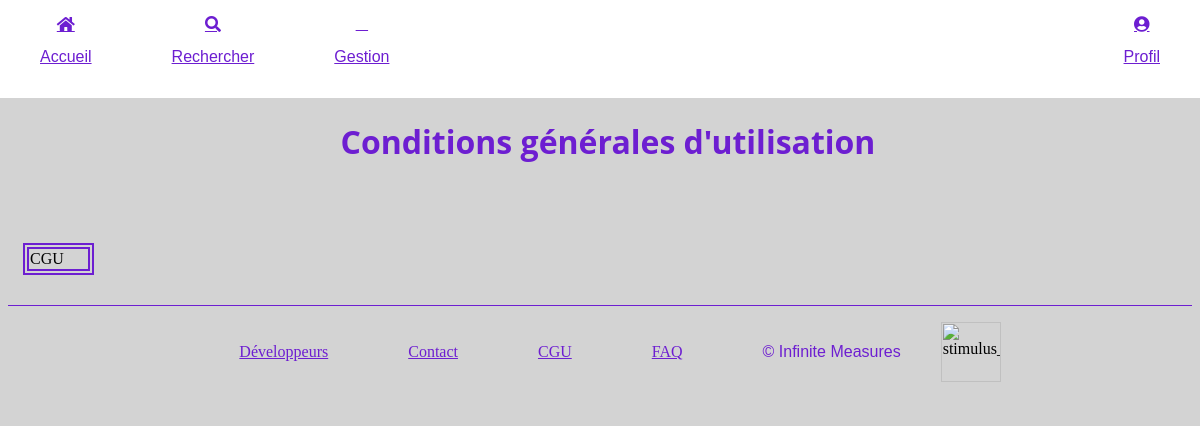
Before: /cgus with the older database file.
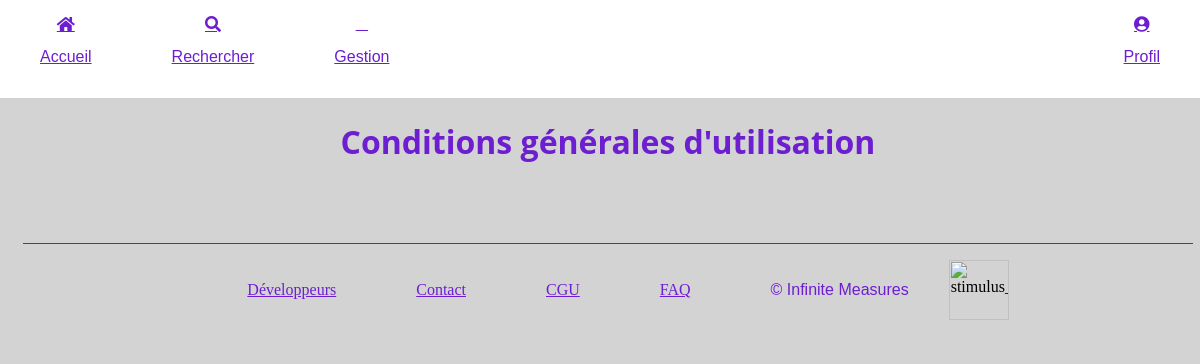
After: the same page with the newer database file.
### tables this page shows
CREATE TABLE IF NOT EXISTS `cgu` (
  `id` int(11) NOT NULL AUTO_INCREMENT,
  `content` varchar(255) NOT NULL,
  PRIMARY KEY (`id`)
);

### app/controllers/Cgus.php (called while the page is built, shortened)
<?php
class Cgus extends Controller {
    public function __construct() {
      $this->cguModel = $this->model('Cgu');
    }
    public function index() {
      $cgus=$this->cguModel->CGU();
      $this->view('cgus/index',$cgus);
    }
}
?>

### app/libraries/Core.php (called while the page is built, shortened)
<?php
  class Core {
    protected $currentMethod = 'index';
    public function __construct() {
      $url = $this->getUrl();
      if (file_exists('../app/controllers/' . ucwords($url[0]). '.php')) {
        unset($url[0]);
      }
      $this->currentController = new $this->currentController;
      $this->params = $url ? array_values($url) : [];
      call_user_func_array([$this->currentController, $this->currentMethod], $this->params);
    }
    public function getUrl() {
      if (isset($_GET['url'])) {
        $url = rtrim($_GET['url'], '/');
        $url = filter_var($url, FILTER_SANITIZE_URL);
        $url = explode('/', $url);
        return $url;
      }
    }
  }
?>

### public/index.php (called while the page is built, shortened)
<?php
  $init = new Core;
?>

### app/libraries/Database.php (called while the page is built, shortened)
<?php
  class Database {
    private $host = DB_HOST;
    private $user = DB_USER;
    private $pass = DB_PASS;
    private $dbname = DB_NAME;
    private $dbh;
    private $stmt;
    public function __construct() {
      $dsn = 'mysql:host=' . $this->host . ';dbname=' . $this->dbname;
      $options = array(
        PDO::ATTR_PERSISTENT => true,
        PDO::ATTR_ERRMODE => PDO::ERRMODE_EXCEPTION
      );
      try {
        $this->dbh = new PDO($dsn, $this->user, $this->pass, $options);
      } catch(PDOException $e) {
        $this->error = $e->getMessage();
        echo $this->error;
      }
    }
    public function query($sql) {
      $this->stmt = $this->dbh->prepare($sql);
    }
    public function execute() {
      try{
      return $this->stmt->execute();
      }
      catch (PDOException $e){
        $this->error = $e->getMessage();
        echo $this->error;
      }
    }
    public function resultSet() {
      $this->execute();
      return $this->stmt->fetchAll(PDO::FETCH_OBJ);
    }
  }
?>

### app/models/Cgu.php (called while the page is built, shortened)
<?php
  class Cgu {
    private $db;
    public function __construct() {
      $this->db = new Database;
    }
    public function CGU() {
      $this->db->query('SELECT * FROM cgu ');
      return $cgus=$this->db->resultSet();
    }
  }
?>

### app/views/cgus/index.php (the view, shortened to what this page needs)
<?php require APPROOT . '/views/inc/header.php'; ?>
<div class="container">
  <h1>Conditions générales d'utilisation</h1>
  <?php foreach($data as $cgu):?>
    <table>
        <tr>
            <td>
            <?= $cgu->content ?>
            </td>
        </tr>
    </table>
  </div>
  <?php endforeach ; ?>
<?php require APPROOT . '/views/inc/footer.php'; ?>

### app/libraries/Controller.php (shortened to what this page needs)
<?php
  class Controller {
    public function view($view, $data = []) {
      if (file_exists('../app/views/' . $view . '.php')) {
        extract($data);
        $data=$data;
        require_once '../app/views/' . $view . '.php';
      } else {
        die("Error: the view you're looking for does not appear to exist");
      }
    }
  }
?>

### app/views/inc/header.php (shortened to what this page needs)
<!DOCTYPE html>
<html lang="en">
<head>
  <link rel="stylesheet" href="<?php echo URLROOT; ?>/css/style.css" >
  <link rel="stylesheet" href="https://pro.fontawesome.com/releases/v5.10.0/css/all.css"/>
</head>
<body>
  <header>
    <div class="left-links">
      <a href="<?php echo URLROOT; ?>">
        <i class="fas fa-home"></i>
        <p>Accueil</p>
      </a>
      <a href="#">
        <i class="fas fa-search"></i>
        <p>Rechercher</p>
      </a>
      <a href="#">
        <i class="fal fa-user-cog"></i>
        <p>Gestion</p>
      </a>
    </div>
    <div class="right-links">
      <a href="<?php echo URLROOT; ?>/users/profile">
        <i class="fas fa-user-circle"></i>
        <p>Profil</p>
      </a>
    </div>
  </header>

### app/views/inc/footer.php (shortened to what this page needs)
<footer class="footer border-top d-flex flex-column justify-content-center align-items-center">
  <a href="<?php echo URLROOT; ?>pages/team">Développeurs</a>
  <a href="#">Contact</a>
  <a href="<?php echo URLROOT; ?>cgus">CGU</a>
  <a href="<?php echo URLROOT; ?>faqs">FAQ</a>
  <p>© Infinite Measures</p>
  <img src="https://res.cloudinary.com/isep/image/upload/v1587331391/stimulus/Infinite_measures_qao75a.png" alt ="stimulus_logo" target ="_blank" title = "Stimulus Logo" class="photo"/>
</footer>
</body>
</html>

### public/css/config.css (style rules this page uses)
h1, h2, h3, h4, h5, h6 { font-family: 'Open Sans', sans-serif; }
p { font-family: 'Montserrat', sans-serif; }
:root { --primary-color: #6D1ED1; }
body { background: lightgrey; }
p { font-size: 16px; }

### public/css/components/container.css (style rules this page uses)
.container { padding-right: 15px; padding-left: 15px; margin-right: auto; margin-left: auto; margin-top: 120px; }
@media (min-width: 768px) { .container { width: 750px; } }
@media (min-width: 992px) { .container { width: 970px; } }
@media (min-width: 1200px) { .container { width: 1170px; } }

### public/css/users/notifications.css (style rules this page uses)
h1 { margin-top: 40px; font-size: 32px; color: var(--primary-color); text-align: center; }

### public/css/users/sign_up.css (style rules this page uses)
.sign-up-form-container input, label, p { font-size: 16px; color: var(--primary-color); }
h1 { margin-top: 40px; font-size: 32px; color: var(--primary-color); text-align: center; }

### public/css/users/test_results.css (style rules this page uses)
h1 { margin: 80px; font-size: 32px; color: var(--primary-color); text-align: center; }
table, th, td { border: 2px solid var(--primary-color); }
th, td { padding-right: 24px; }

Changed rows visible on the page:
removed cgu: content "CGU"
